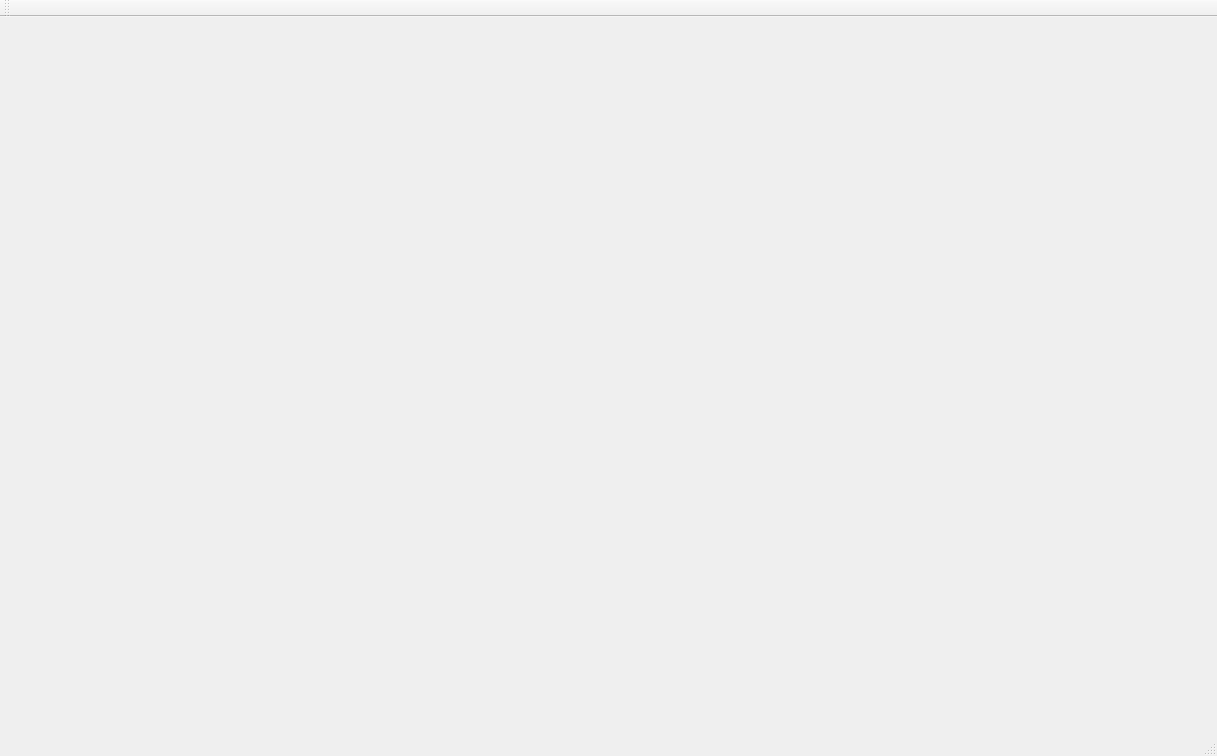
<?xml version="1.0" encoding="UTF-8"?>
<ui version="4.0">
 <class>MainWindow</class>
 <widget class="QMainWindow" name="MainWindow">
  <property name="geometry">
   <rect>
    <x>0</x>
    <y>0</y>
    <width>1217</width>
    <height>756</height>
   </rect>
  </property>
  <property name="windowTitle">
   <string>MainWindow</string>
  </property>
  <widget class="QWidget" name="centralWidget"/>
  <widget class="QMenuBar" name="menuBar">
   <property name="geometry">
    <rect>
     <x>0</x>
     <y>0</y>
     <width>1217</width>
     <height>21</height>
    </rect>
   </property>
  </widget>
  <widget class="QToolBar" name="mainToolBar">
   <attribute name="toolBarArea">
    <enum>TopToolBarArea</enum>
   </attribute>
   <attribute name="toolBarBreak">
    <bool>false</bool>
   </attribute>
  </widget>
  <widget class="QStatusBar" name="statusBar"/>
 </widget>
 <layoutdefault spacing="6" margin="11"/>
 <resources/>
 <connections/>
 <slots>
  <slot>addLine()</slot>
 </slots>
</ui>
